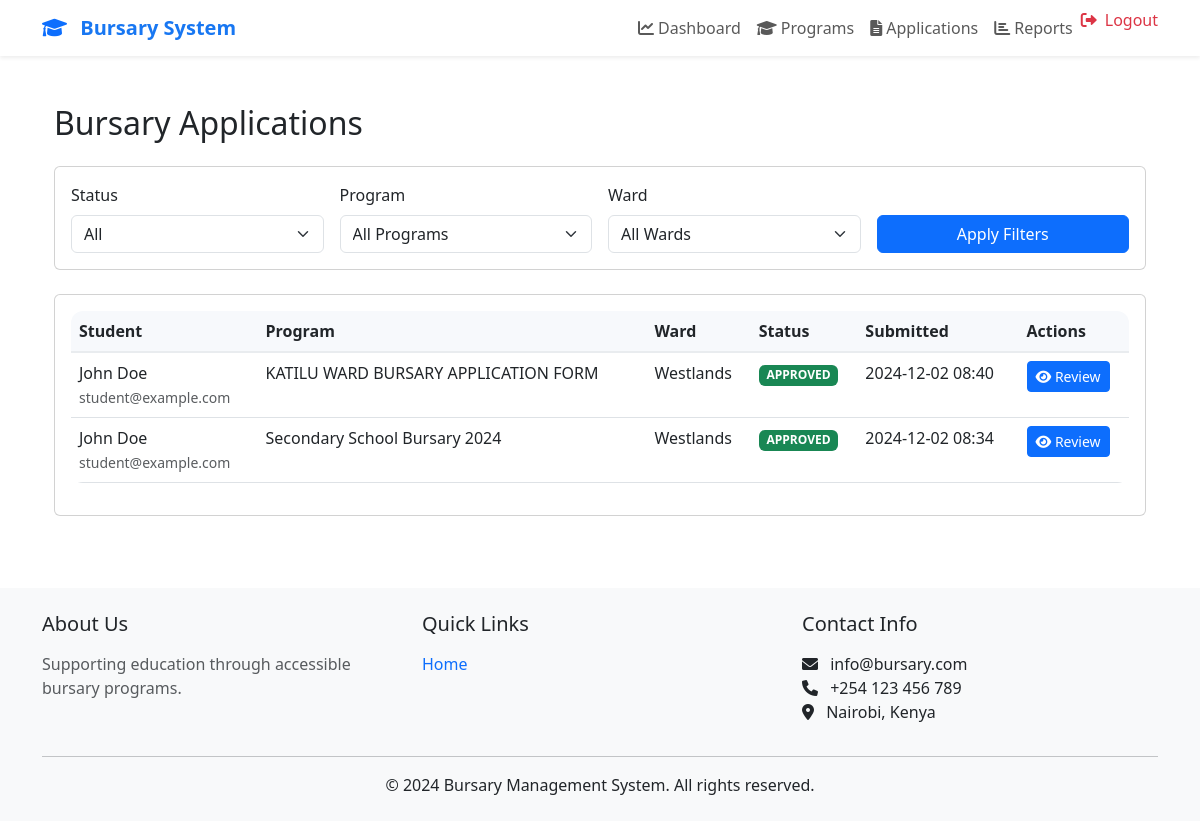
The app's page /admin/applications (signed in), older data.
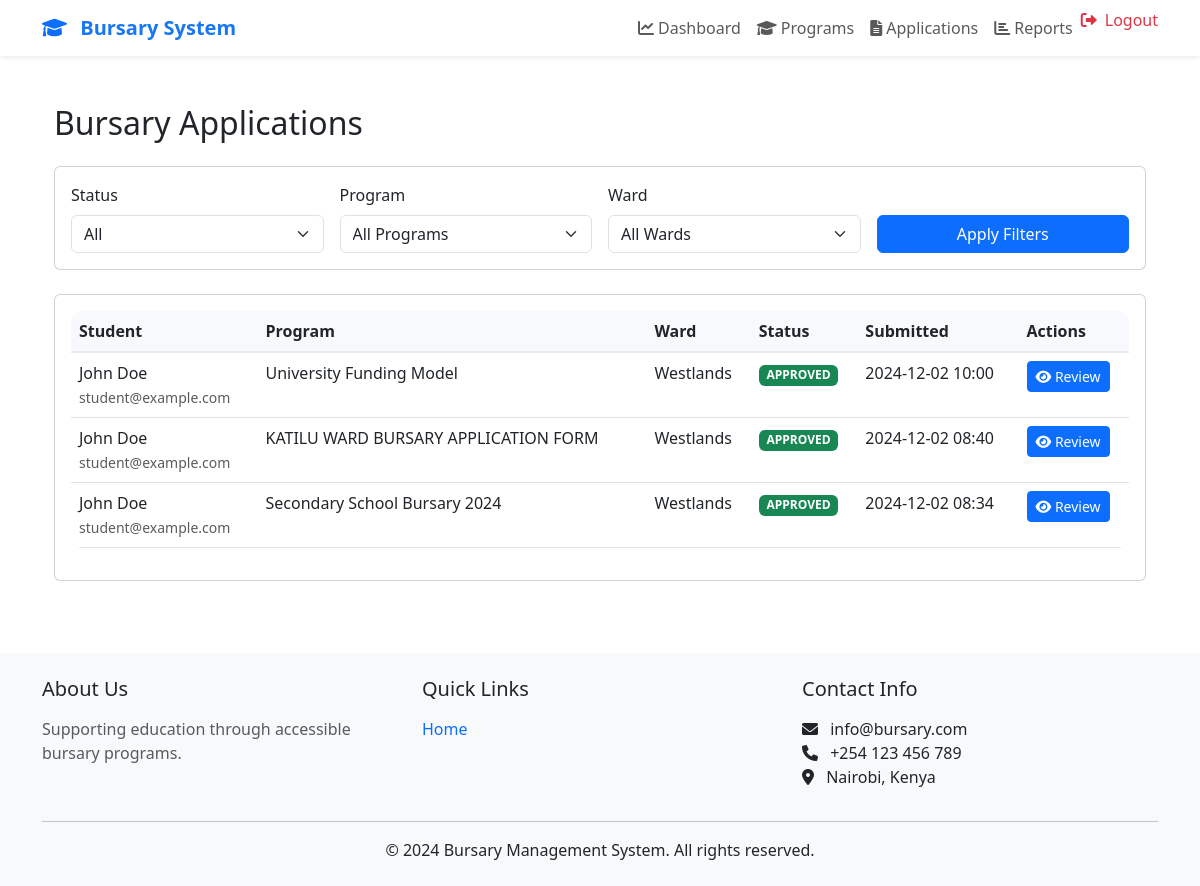
The same page, newer data.
### app/models.py (models this page shows, shortened)
class Application(db.Model):
    id = db.Column(db.Integer, primary_key=True)
    student_id = db.Column(db.Integer, db.ForeignKey('user.id'), nullable=False)
    ward_id = db.Column(db.Integer, db.ForeignKey('ward.id'), nullable=False)
    program_id = db.Column(db.Integer, db.ForeignKey('bursary_program.id'), nullable=False)
    status = db.Column(db.String(20), default='PENDING')
    amount = db.Column(db.Float, nullable=False)
    reason = db.Column(db.Text, nullable=False)
    reviewed_by = db.Column(db.Integer, db.ForeignKey('user.id'))
    review_note = db.Column(db.Text)
    created_at = db.Column(db.DateTime, default=datetime.utcnow)
    updated_at = db.Column(db.DateTime, default=datetime.utcnow, onupdate=datetime.utcnow)
    documents = db.relationship('Document', backref='application', lazy='dynamic')
    timeline = db.relationship('ApplicationTimeline', backref='application', lazy='dynamic')

class User(UserMixin, db.Model):
    id = db.Column(db.Integer, primary_key=True)
    email = db.Column(db.String(120), unique=True, nullable=False)
    password_hash = db.Column(db.String(256))
    first_name = db.Column(db.String(64))
    last_name = db.Column(db.String(64))
    role = db.Column(db.String(20), default='STUDENT')
    created_at = db.Column(db.DateTime, default=datetime.utcnow)
    updated_at = db.Column(db.DateTime, default=datetime.utcnow, onupdate=datetime.utcnow)
    profile = db.relationship('Profile', backref='user', uselist=False)
    submitted_applications = db.relationship('Application', backref='applicant',
                                          lazy='dynamic',
                                          foreign_keys='Application.student_id')
    reviewed_applications = db.relationship('Application', backref='reviewer',
                                         lazy='dynamic',
                                         foreign_keys='Application.reviewed_by')
    academic_info = db.relationship('AcademicInfo', backref='user', uselist=False)

class BursaryProgram(db.Model):
    id = db.Column(db.Integer, primary_key=True)
    name = db.Column(db.String(200), nullable=False)
    description = db.Column(db.Text)
    amount = db.Column(db.Float, nullable=False)
    start_date = db.Column(db.DateTime, nullable=False)
    end_date = db.Column(db.DateTime, nullable=False)
    requirements = db.Column(db.Text)
    ward_id = db.Column(db.Integer, db.ForeignKey('ward.id'), nullable=True)
    status = db.Column(db.String(20), default='ACTIVE')
    created_at = db.Column(db.DateTime, default=datetime.utcnow)
    updated_at = db.Column(db.DateTime, default=datetime.utcnow, onupdate=datetime.utcnow)
    applications = db.relationship('Application', backref='program', lazy='dynamic')

class Ward(db.Model):
    id = db.Column(db.Integer, primary_key=True)
    name = db.Column(db.String(100), unique=True, nullable=False)
    description = db.Column(db.String(500))
    total_budget = db.Column(db.Float, nullable=False)
    created_at = db.Column(db.DateTime, default=datetime.utcnow)
    updated_at = db.Column(db.DateTime, default=datetime.utcnow, onupdate=datetime.utcnow)
    programs = db.relationship('BursaryProgram', backref='ward', lazy='dynamic')
    profiles = db.relationship('Profile', backref='ward', lazy='dynamic')
    applications = db.relationship('Application', backref='ward', lazy='dynamic')

### app/admin/routes.py (the view)
@bp.route('/applications')
@login_required
@admin_required
def applications():
    status = request.args.get('status')
    program_id = request.args.get('program', type=int)
    ward_id = request.args.get('ward', type=int)
    query = Application.query
    if status:
        query = query.filter(Application.status == status)
    if program_id:
        query = query.filter(Application.program_id == program_id)
    if ward_id:
        query = query.join(User, Application.student_id == User.id)\
                    .join(Profile)\
                    .filter(Profile.ward_id == ward_id)
    applications = query.order_by(Application.created_at.desc()).all()
    programs = BursaryProgram.query.order_by(BursaryProgram.name).all()
    wards = Ward.query.order_by(Ward.name).all()
    return render_template('admin/applications.html',
                         applications=applications,
                         programs=programs,
                         wards=wards)

### app/models.py (called while the page is built)
@login_manager.user_loader
def load_user(id):
    return User.query.get(int(id))

### app/templates/admin/applications.html (shortened to what this page needs)
{% extends "admin/base.html" %}
{% block content %}
<div class="container-fluid py-4">
    <h2 class="mb-4">Bursary Applications</h2>
    <div class="card mb-4">
        <div class="card-body">
            <form method="GET" class="row g-3">
                <div class="col-md-3">
                    <label class="form-label">Status</label>
                    <select name="status" class="form-select">
                        <option value="">All</option>
                    </select>
                </div>
                <div class="col-md-3">
                    <label class="form-label">Program</label>
                    <select name="program" class="form-select">
                        <option value="">All Programs</option>
                    </select>
                </div>
                <div class="col-md-3">
                    <label class="form-label">Ward</label>
                    <select name="ward" class="form-select">
                        <option value="">All Wards</option>
                    </select>
                </div>
                <div class="col-md-3 d-flex align-items-end">
                    <button type="submit" class="btn btn-primary w-100">Apply Filters</button>
                </div>
            </form>
        </div>
    </div>
    <div class="card">
        <div class="card-body">
            <div class="table-responsive">
                <table class="table table-hover">
                    <thead>
                        <tr>
                            <th>Student</th>
                            <th>Program</th>
                            <th>Ward</th>
                            <th>Status</th>
                            <th>Submitted</th>
                            <th>Actions</th>
                        </tr>
                    </thead>
                    <tbody>
                        {% for application in applications %}
                        <tr>
                            <td>
                                {{ application.applicant.first_name }} {{ application.applicant.last_name }}<br>
                                <small class="text-muted">{{ application.applicant.email }}</small>
                            </td>
                            <td>{{ application.program.name }}</td>
                            <td>{{ application.applicant.profile.ward.name }}</td>
                            <td>
                                <span class="badge {% if application.status == 'PENDING' %}bg-warning
                                                 {% elif application.status == 'APPROVED' %}bg-success
                                                 {% elif application.status == 'REJECTED' %}bg-danger
                                                 {% endif %}">
                                    {{ application.status }}
                                </span>
                            </td>
                            <td>{{ application.created_at.strftime('%Y-%m-%d %H:%M') }}</td>
                            <td>
                                <a href="{{ url_for('admin.review_application', application_id=application.id) }}"
                                   class="btn btn-sm btn-primary">
                                    <i class="fas fa-eye"></i> Review
                                </a>
                            </td>
                        </tr>
                        {% else %}
                        <tr>
                            <td colspan="6" class="text-center py-4">
                                <p class="text-muted mb-0">No applications found matching the criteria.</p>
                            </td>
                        </tr>
                        {% endfor %}
                    </tbody>
                </table>
            </div>
        </div>
    </div>
</div>
{% endblock %}

Row changes from the older to the newer data that the page shows:
added Application: applicant.first_name "John", applicant.last_name "Doe", applicant.email "student@example.com", program.name "University Funding Model", applicant.profile.ward.name "Westlands", status "APPROVED", created_at "2024-12-02 10:00"
